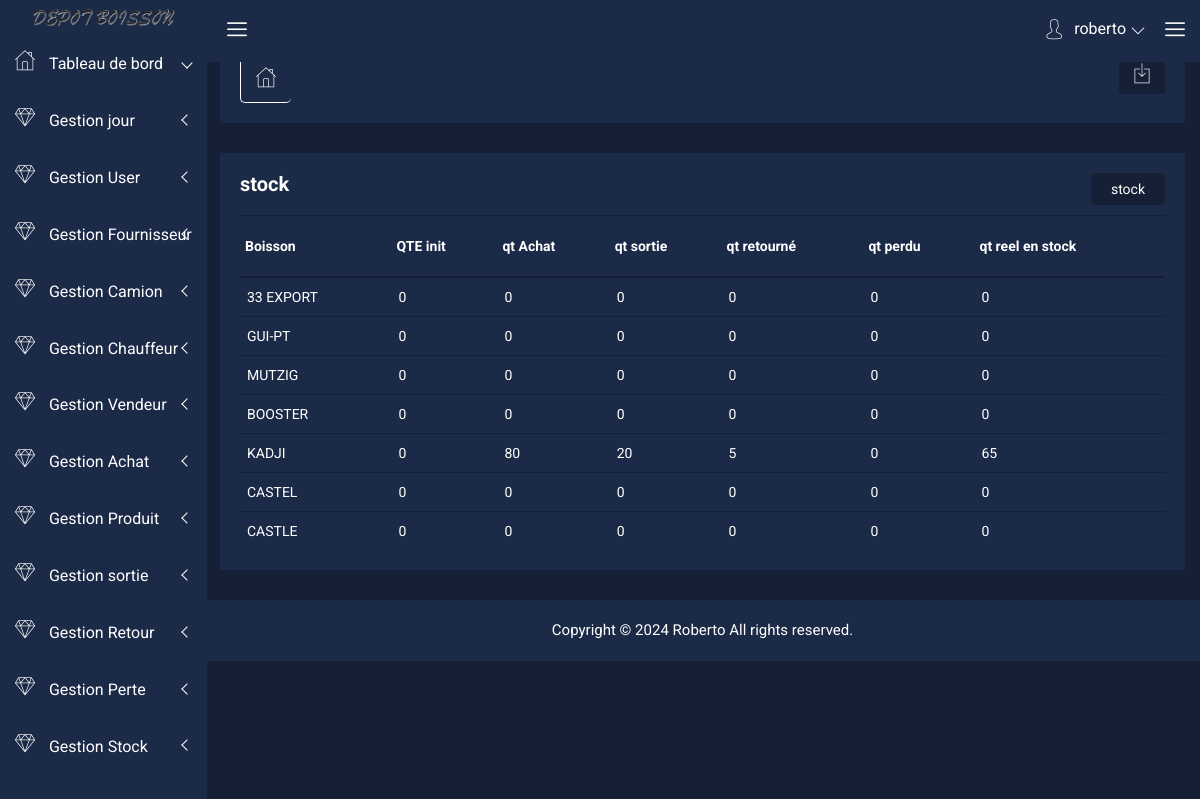
The app's page /index.php?page=stock (signed in) with its own data.
### tables this page shows
CREATE TABLE `produit` (
  `id_produit` int(255) NOT NULL,
  `nom` varchar(255) NOT NULL,
  `quantite` int(255) NOT NULL,
  `categorie` varchar(255) NOT NULL,
  `fournisseur` varchar(255) NOT NULL,
  `etat` varchar(255) NOT NULL
);

### model/produit.php (called while the page is built, shortened)
<?php
class produit{
    public function connect(){
        $host="localhost";
        $dbname="gestions_stocks";
        $user="root";
        $pass="";
        $connect = new PDO("mysql:host=$host;dbname=$dbname",$user,$pass);
        $connect->setAttribute(PDO::ATTR_ERRMODE,PDO::ERRMODE_EXCEPTION);
        return $connect;
    }
    public function listproduit(){
        $connect=$this->connect();
        $requete=$connect->query("SELECT * FROM produit");
        $resultat=$requete->fetchAll();
        return $resultat;
      }
    }
?>

### model/ligne_stock.php (called while the page is built, shortened)
<?php
  class ligneStock{
    public function connect(){
      $host="localhost";
      $dbname="gestions_stocks";
      $user="root";
      $pass="";
      $connect = new PDO("mysql:host=$host;dbname=$dbname",$user,$pass);
      $connect->setAttribute(PDO::ATTR_ERRMODE,PDO::ERRMODE_EXCEPTION);
      return $connect;
  }
    public function quantiteInit($id_produit,$id_jour){
      $idjour=$id_jour-1;
      if($idjour==0){
        return $idjour;
      }else{
        $role=0;
        $connect=$this->connect();
      $requete=$connect->query("SELECT quantite FROM lignestock WHERE id_produit=$id_produit AND id_jour=$id_jour");
      $result=$requete->fetchAll();
      return $role;
      }
    }
  }
?>

### model/ligne_achat.php (called while the page is built, shortened)
<?php
 class ligneAchat{
    public function connect(){
        $host="localhost";
        $dbname="gestions_stocks";
        $user="root";
        $pass="";
        $connect = new PDO("mysql:host=$host;dbname=$dbname",$user,$pass);
        $connect->setAttribute(PDO::ATTR_ERRMODE,PDO::ERRMODE_EXCEPTION);
        return $connect;
    }
    public function quantiteachatproduit($id_produit,$id_jour){
            $role=0;
          $connect=$this->connect();
        $requete=$connect->query("SELECT SUM(quantite) as qteachat FROM ligneachat,commande_achat WHERE ligneachat.id_achat=commande_achat.id_achat and id_produit=$id_produit AND id_jour=$id_jour");
        $result=$requete->fetchAll();
           foreach($result as $name){
              $role=$name['qteachat'];
           }
           if($role==NULL)
           $role=0;
        return $role;
        }
}

### model/ligne_sortie.php (called while the page is built, shortened)
<?php
 class ligneSortie{
    public function connect(){
        $host="localhost";
        $dbname="gestions_stocks";
        $user="root";
        $pass="";
        $connect = new PDO("mysql:host=$host;dbname=$dbname",$user,$pass);
        $connect->setAttribute(PDO::ATTR_ERRMODE,PDO::ERRMODE_EXCEPTION);
        return $connect;
    }
    public function quantitesortieproduit($id_produit,$id_jour){
            $role=0;
          $connect=$this->connect();
        $requete=$connect->query("SELECT SUM(quantiteSortie) as qtesortie FROM lignesortie,commande_sortie WHERE lignesortie.id_sortie=commande_sortie.id_sortie and id_produit=$id_produit AND id_jour=$id_jour");
        $result=$requete->fetchAll();
           foreach($result as $name){
              $role=$name['qtesortie'];
           }
           if($role==NULL)
           $role=0;
        return $role;
        }
}
?>

### model/ligne_retour.php (called while the page is built, shortened)
<?php
class ligneRetour{
    public function connect(){
        $host="localhost";
        $dbname="gestions_stocks";
        $user="root";
        $pass="";
        $connect = new PDO("mysql:host=$host;dbname=$dbname",$user,$pass);
        $connect->setAttribute(PDO::ATTR_ERRMODE,PDO::ERRMODE_EXCEPTION);
        return $connect;
      }
    public function quantiteretourproduit($id_produit,$id_jour){
          $connect=$this->connect();
        $requete=$connect->query("SELECT SUM(quantite) as qteretour FROM ligne_retour,commande_sortie WHERE ligne_retour.id_sortie=commande_sortie.id_sortie and id_produit=$id_produit AND id_jour=$id_jour");
        $result=$requete->fetchAll();
           foreach($result as $name){
              $role=$name['qteretour'];
           }
           if($role==NULL)
           $role=0;
        return $role;
        }
}
?>

### vues/stock.php (the view)
<?php
    require("header.php");
?>
             <div class="breadcome-area">
                <div class="container-fluid">
                    <div class="row">
                        <div class="col-lg-12 col-md-12 col-sm-12 col-xs-12">
							<div class="breadcome-list">
                                <div class="row">
                                    <div class="col-lg-6 col-md-6 col-sm-6 col-xs-6">
                                        <div class="breadcomb-wp">
											<div class="breadcomb-icon">
												<i class="icon nalika-home"></i>
											</div>
										</div>
                                    </div>
                                    <div class="col-lg-6 col-md-6 col-sm-6 col-xs-6">
                                        <div class="breadcomb-report">
											<button data-toggle="tooltip" data-placement="left" title="Download Report" class="btn"><i class="icon nalika-download"></i></button>
										</div>
                                    </div>
                                </div>
                            </div>
                        </div>
                    </div>
                </div>
            </div>
        </div>
         <div class="product-status mg-b-30">
            <div class="container-fluid">
                <div class="row">
                    <div class="col-lg-12 col-md-12 col-sm-12 col-xs-12">
                        <div class="product-status-wrap">
                            <h4>stock</h4>
                            <div class="add-product">
                                <a href="#">stock</a>
                            </div>
                            <table>
                                <tr>
                                    <th>Boisson</th>
                                    <th>QTE init</th>
                                    <th>qt Achat</th>
                                    <th>qt sortie</th>
                                    <th>qt retourné</th>
                                    <th>qt perdu</th>
                                    <th>qt reel en stock</th>
                                </tr>
                              <?php  foreach($listproduit as $data){ ?>
                                <tr>
                                    <td><?php  echo $data['nom']?></td>
                                    <td>
                                        <?php
                                            $qteinit=$ligstock->quantiteInit($data['id_produit'],$_SESSION['jour']);
                                        echo $qteinit;
                                        ?>
                                    </td>
                                    <td>
                                        <?php  $qteachat=$ligachat->quantiteachatproduit($data['id_produit'],$_SESSION['jour']);
                                        echo $qteachat;
                                        ?>
                                    </td>
                                    <td>
                                        <?php  $qtesortie=$ligsortie->quantitesortieproduit($data['id_produit'],$_SESSION['jour']);
                                        echo $qtesortie;
                                        ?>
                                    </td>
                                    <td>
                                        <?php  $qteretour=$ligretour->quantiteretourproduit($data['id_produit'],$_SESSION['jour']);
                                        echo $qteretour;
                                        ?>
                                    </td>
                                    <td>
                                        0
                                    </td>
                                    <td>
                                        <?php
                                        $solde=$qteinit+$qteachat+$qteretour-$qtesortie;
                                        echo $solde;
                                        ?>
                                    </td>
                                </tr>
                                <?php  } ?>
                            </table>
                        </div>
                    </div>
                </div>
            </div>
        </div>
<?php
    require("footer.php");
?>

### css/main.css (style rules this page uses)
html { color: #222; font-size: 1em; line-height: 1.4; }

### records on screen
produit: nom "33 EXPORT", qteinit "0", qteachat "0", qtesortie "0", qteretour "0", solde "0"
produit: nom "GUI-PT", qteinit "0", qteachat "0", qtesortie "0", qteretour "0", solde "0"
produit: nom "MUTZIG", qteinit "0", qteachat "0", qtesortie "0", qteretour "0", solde "0"
produit: nom "BOOSTER", qteinit "0", qteachat "0", qtesortie "0", qteretour "0", solde "0"
produit: nom "KADJI", qteinit "0", qteachat "80", qtesortie "20", qteretour "5", solde "65"
produit: nom "CASTEL", qteinit "0", qteachat "0", qtesortie "0", qteretour "0", solde "0"
produit: nom "CASTLE", qteinit "0", qteachat "0", qtesortie "0", qteretour "0", solde "0"

### other values on screen
$_SESSION['user'] "roberto"
